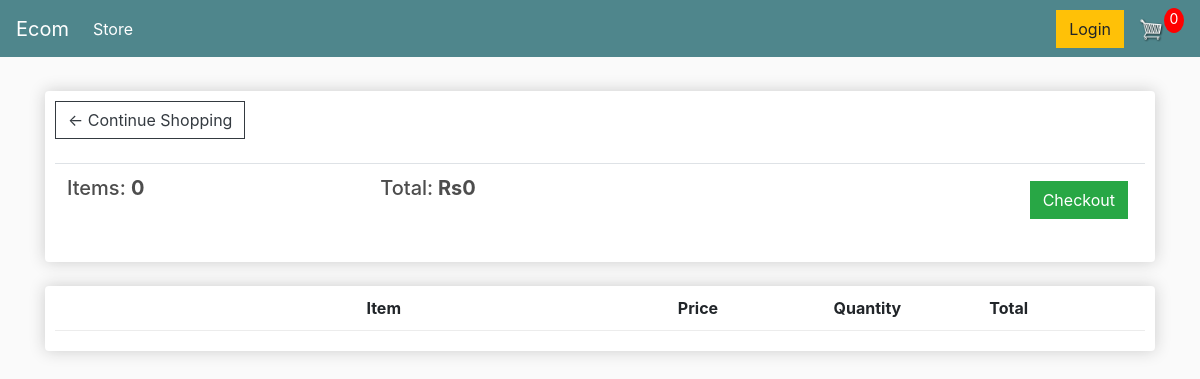
The app's page /cart/ (signed in), older data.
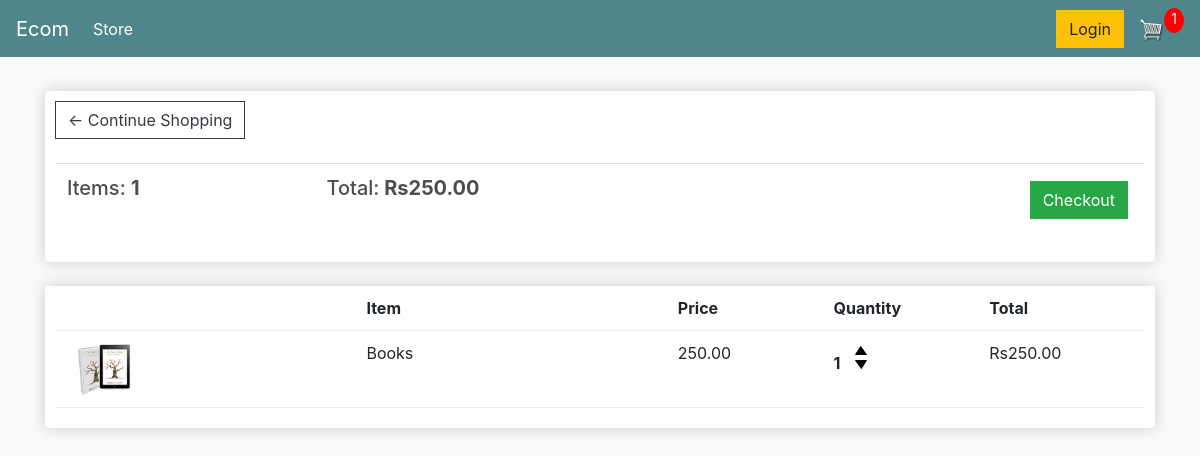
The same page, newer data.
### store/models.py (models this page shows, shortened)
class Order(models.Model):
    customer = models.ForeignKey(Customer , on_delete=models.SET_NULL, null=True , blank=True)
    date_ordered = models.DateTimeField(auto_now_add=True)
    complete = models.BooleanField(default=False)
    transaction_id = models.CharField(max_length= 100 , null=True)
    @property
    def get_cart_total(self):
        orderitems = self.orderitem_set.all()
        total = sum([item.get_total for item in orderitems])
        return total
    @property
    def get_cart_items(self):
        orderitems = self.orderitem_set.all()
        total = sum([item.quantity for item in orderitems])
        return total

class OrderItem(models.Model):
    product = models.ForeignKey(Product, on_delete=models.SET_NULL, null=True)
    order = models.ForeignKey(Order, on_delete=models.SET_NULL, null=True)
    quantity = models.IntegerField(default=0 , null=True , blank =True)
    date_added = models.DateTimeField(auto_now_add=True)
    @property
    def get_total(self):
        total = self.product.price * self.quantity
        return total

class Product(models.Model):
    name = models.CharField(max_length=200 , null = True)
    price= models.DecimalField(max_digits= 8 , decimal_places=2)
    digital = models.BooleanField(default=False , null = True , blank = False)
    image = models.ImageField(null = True,blank = True)

### store/views.py (the view)
# urls.py: path('cart/', views.cart , name = 'cart'),
def cart(request):
    data = cartData(request)
    cartItems = data['cartItems']
    order = data['order']
    items = data['items']
    context = {'items': items , 'order': order ,'cartItems': cartItems}
    return render(request , 'store/cart.html' , context)

### store/utils.py (called while the page is built)
def cartData(request):
    if request.user.is_authenticated:
        customer = request.user.customer
        order ,created = Order.objects.get_or_create(customer = customer , complete = False)
        items = order.orderitem_set.all()
        cartItems = order.get_cart_items
    else:
       cookieData = cookieCart(request)
       cartItems = cookieData['cartItems']
       order = cookieData['order']
       items = cookieData['items']
    return {'cartItems': cartItems , 'order': order , 'items' : items}

### store/templates/store/cart.html
{% extends 'layout.html' %}
{% load static %}
{% block content %}
	<div class="row">
		<div class="col-lg-12">
			<div class="box-element">
				<a  class="btn btn-outline-dark" href="{% url 'store' %}">&#x2190; Continue Shopping</a>
				<br>
				<br>
				<table class="table">
					<tr>
						<th><h5>Items: <strong>{{order.get_cart_items}}</strong></h5></th>
						<th><h5>Total:<strong> Rs{{order.get_cart_total}}</strong></h5></th>
						<th>
							<a  style="float:right; margin:5px;" class="btn btn-success" href="{% url 'checkout' %}">Checkout</a>
						</th>
					</tr>
				</table>
			</div>
			<br>
			<div class="box-element">
				<div class="cart-row">
					<div style="flex:2"></div>
					<div style="flex:2"><strong>Item</strong></div>
					<div style="flex:1"><strong>Price</strong></div>
					<div style="flex:1"><strong>Quantity</strong></div>
					<div style="flex:1"><strong>Total</strong></div>
				</div>
				{% for item in items %}
				<div class="cart-row">
					<div style="flex:2"><img class="row-image" src="{{item.product.image.url}}"></div>
					<div style="flex:2"><p>{{item.product.name}}</p></div>
					<div style="flex:1"><p>{{item.product.price|floatformat:2}}</p></div>
					<div style="flex:1">
						<p class="quantity">{{item.quantity}}</p>
						<div class="quantity">
							<img data-product = "{{item.product.id}}"  data-action = "add" class="chg-quantity update-cart" src="{% static  'images/arrow-up.png' %}">
							<img data-product = "{{item.product.id}}" data-action = "remove"  class="chg-quantity update-cart" src="{% static  'images/arrow-down.png' %}">
						</div>
					</div>
					<div style="flex:1"><p>Rs{{item.get_total}}</p></div>
				</div>
				{% endfor %}
			</div>
		</div>
	</div>
{% endblock content %}

Row changes from the older to the newer data that the page shows:
no longer on this page (row edited): Order: get_cart_items "0", get_cart_total "0"
added Order: get_cart_items "1", get_cart_total "250.00"
added OrderItem: product.image (picture), product.name "Books", product.price "250.00", quantity "1", get_total "250.00"
Text that changed along with them:
{{ cartItems }}: "0" → "1"
